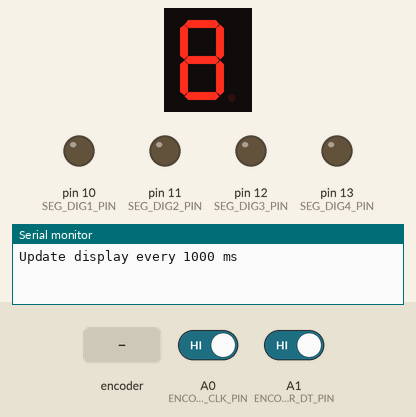
Recording of a sketch running on a simulated Arduino Uno, built with avr-gcc and run on an emulated ATmega328P. Shown: 1-digit seven-segment display, output pins drawn as LEDs (lit = HIGH), the last lines printed to the serial monitor. Wiring (inferred from the names in the program): 1-digit 7-segment display, segments lit when LOW: segments pin 2, pin 4, pin 7, pin 8, pin 5, pin 9, pin 6, pin 3. The test bench sets the inputs (shaded band); at power-on: A0 (ENCODER_CLK_PIN) HIGH, A1 (ENCODER_DT_PIN) HIGH. The segment pins are drawn as the display they are named for; pins used as bus, display or sensor lines are not drawn.

Above: at 1.6 s.
1.7 s: rotary encoder on A0 (ENCODER_CLK_PIN) / A1 (ENCODER_DT_PIN) turned 2 steps (second pin leading)
At 4.9 s:
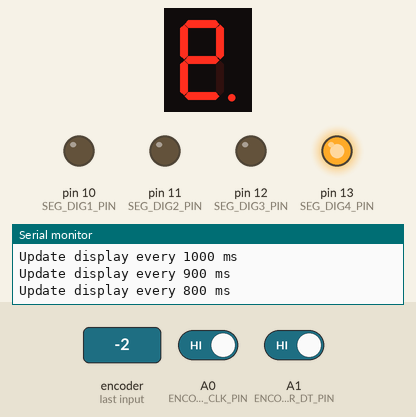
At 5.7 s:
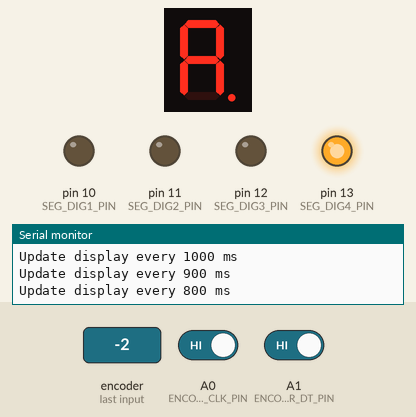
Timing chart, 0 to 14.1 s (numbered marks = the images above; inputs shaded):
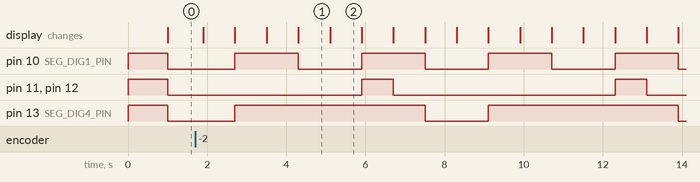

The sketch:

7SegmentMultiplexing.ino
```cpp
// (licence header left out)
// 12 pins are needed to controll a 4 digit 7-segment display
#define SEG_A_PIN 2
#define SEG_B_PIN 3
#define SEG_C_PIN 4
#define SEG_D_PIN 5
#define SEG_E_PIN 6
#define SEG_F_PIN 7
#define SEG_G_PIN 8
#define SEG_DP_PIN 9
#define SEG_DIG1_PIN 10
#define SEG_DIG2_PIN 11
#define SEG_DIG3_PIN 12
#define SEG_DIG4_PIN 13

// We use 4 digits and each digit has eight segments (including the decimal point)
#define SEG_MAXDIGITS 4
#define SEG_MAXSEGMENTS 8

// Rotary encoder pins
#define ENCODER_CLK_PIN A0
#define ENCODER_DT_PIN  A1

// Global variables for the 7-segment display
byte g_SevenSegmentDigit[SEG_MAXDIGITS]; // Data to be shown on a digit
const byte g_SevenSegmentSelectPin[SEG_MAXDIGITS] = { SEG_DIG1_PIN,SEG_DIG2_PIN,SEG_DIG3_PIN,SEG_DIG4_PIN };
const byte g_SevenSegmentLEDPin[SEG_MAXSEGMENTS] = { SEG_A_PIN,SEG_B_PIN,SEG_C_PIN,SEG_D_PIN,SEG_E_PIN,SEG_F_PIN,SEG_G_PIN,SEG_DP_PIN };

// Initialize 7-segment-display variables and pin
void SeventSegmentDisplayInit() {
  for (int i=0;i<SEG_MAXSEGMENTS;i++) pinMode(g_SevenSegmentLEDPin[i],OUTPUT);
  for (int i=0;i<SEG_MAXDIGITS;i++) {
    pinMode(g_SevenSegmentSelectPin[i], OUTPUT);
    digitalWrite(g_SevenSegmentSelectPin[i], HIGH);
    g_SevenSegmentDigit[i]=0;
  }
}

// Refresh display (= Show next segment of the 7-segment display)
void SeventSegmentRefesh() {
  static byte segment = 0;

  // Change current segment on every run
  segment++;
  if (segment >= SEG_MAXSEGMENTS) segment=0;

  // Disable all other segments except the current
  for (int i=0;i<SEG_MAXSEGMENTS;i++) if (i != segment) digitalWrite(g_SevenSegmentLEDPin[i],LOW);

  // Enable all digits where the segment should be enabled. Disable all other digits
  for (int i=0;i<SEG_MAXDIGITS;i++) {
    if (((g_SevenSegmentDigit[i] >> segment) & 1) == 1) {
      // Enable digit
      digitalWrite(g_SevenSegmentSelectPin[i],LOW);
    } else {
      // Disable digit
      digitalWrite(g_SevenSegmentSelectPin[i],HIGH);
    }
  }

  // Enable segment
  digitalWrite(g_SevenSegmentLEDPin[segment],HIGH);
}

/* Set sign for a digit
 *
 * Segments of a digit:
 *    -      A
 *   | |    F B
 *    -      G
 *   | |    E C
 *    -      D
 *      .      DP (=H)
 */
void SeventSegmentSet(byte digit, char sign,bool decimalPoint=false) {
  byte segmentValue = 0;

  if (digit >= SEG_MAXDIGITS) return;
  switch (sign) {        //HGFEDCBA (H=DP)
    case ' ':segmentValue=B00000000;break;
    case '0':segmentValue=B00111111;break;
    case '1':segmentValue=B00000110;break;
    case '2':segmentValue=B01011011;break;
    case '3':segmentValue=B01001111;break;
    case '4':segmentValue=B01100110;break;
    case '5':segmentValue=B01101101;break;
    case '6':segmentValue=B01111101;break;
    case '7':segmentValue=B00000111;break;
    case '8':segmentValue=B01111111;break;
    case '9':segmentValue=B01101111;break;
  }
  if (decimalPoint) segmentValue += B10000000;
  g_SevenSegmentDigit[digit]=segmentValue;
}

// Setup
void setup() {
  Serial.begin(115200);
  SeventSegmentDisplayInit();

  // Set '4881' to be displayed
  SeventSegmentSet(0,'4');
  SeventSegmentSet(1,'8');
  SeventSegmentSet(2,'8');
  SeventSegmentSet(3,'1');

}

// Loop
void loop() {
  static int lastClkValue = HIGH;
  static unsigned long updateAfterMS = 1000, lastUpdateAfterMS = 0;
  static unsigned long lastMicros = 0;
  int dtValue, clkValue;

  if (micros()-lastMicros > updateAfterMS*1000) {
    // Refresh display
    SeventSegmentRefesh();

    lastMicros = micros();
  }

    // Read rotary encoder to allow user to change the updates interval
  clkValue = digitalRead(ENCODER_CLK_PIN);
  if (clkValue != lastClkValue) {
    // There was a change on the CLK pin
    lastClkValue = clkValue;
    dtValue = digitalRead(ENCODER_DT_PIN);
    if (clkValue == LOW && dtValue == HIGH) {
      // clockwise ++
      if (updateAfterMS < 1000) {
        if (updateAfterMS >= 100) updateAfterMS+=100; else if (updateAfterMS >= 20) updateAfterMS+=10; else updateAfterMS ++;
      }
    }
    if (clkValue == LOW && dtValue == LOW) {
      // counter clockwise --
      if (updateAfterMS > 0) {
        if (updateAfterMS > 100) updateAfterMS-=100; else if (updateAfterMS > 20) updateAfterMS-=10; else updateAfterMS--;
      }
    }
  }

  if (updateAfterMS != lastUpdateAfterMS) { // Send update interval to serial if value has changed
    Serial.print("Update display");
    if (updateAfterMS > 0) {
      Serial.print(" every ");
      Serial.print(updateAfterMS);
      Serial.print(" ms");
    } else {
      Serial.print(" as often as possible");
    }
    Serial.println();
    lastUpdateAfterMS = updateAfterMS;
  }
}
```

Measured:
- by itself, pin 10 (SEG_DIG1_PIN): alternates HIGH for 1.6 s and LOW for 1.6 s
- by itself, pin 11 (SEG_DIG2_PIN), pin 12 (SEG_DIG3_PIN): alternates HIGH for 0.80 s and LOW for 5.6 s
- by itself, pin 13 (SEG_DIG4_PIN): alternates HIGH for 4.8 s and LOW for 1.6 s
- what the display in image 1 shows lasts 0.8 s, from 4.3 s to 5.1 s
